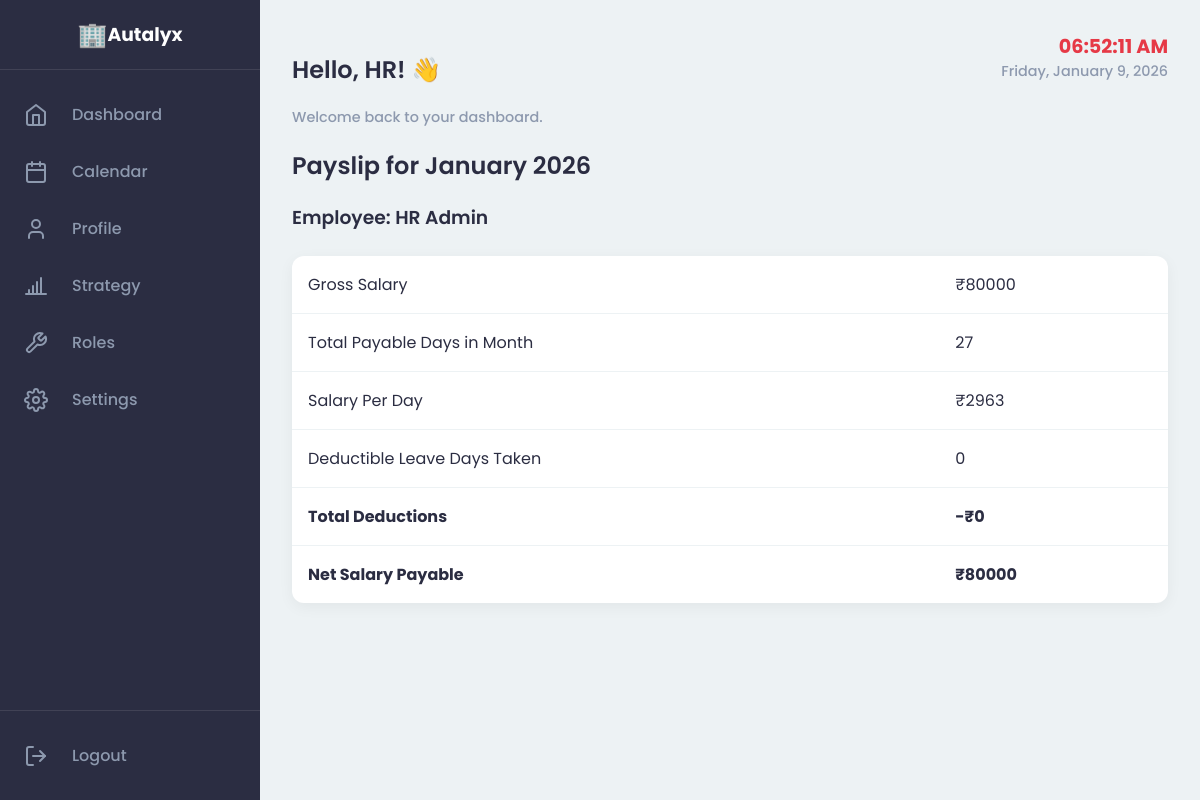
Page /payslip (signed in) on the committed database.
### app.py (models this page shows, shortened)
class User(db.Model, UserMixin):
    id = db.Column(db.Integer, primary_key=True)
    employee_id = db.Column(db.String(50), unique=True, nullable=False)
    name = db.Column(db.String(100), nullable=False)
    email = db.Column(db.String(100), unique=True, nullable=False)
    phone_number = db.Column(db.String(20))
    address = db.Column(db.String(200))
    date_of_joining = db.Column(db.Date, nullable=False)
    password_hash = db.Column(db.String(256))
    role = db.Column(db.String(20), nullable=False)
    salary = db.Column(db.Float, nullable=False, default=0.0)
    supervisor_id = db.Column(db.Integer, db.ForeignKey('user.id'))
    employees = db.relationship('User', backref=db.backref('supervisor', remote_side=[id]), lazy='dynamic')
    leave_requests = db.relationship('LeaveRequest', backref='employee', lazy='dynamic')

### app.py (the view)
@app.route('/payslip')
@login_required
def view_payslip():
    today = datetime.today()
    payslip_data = calculate_payslip(current_user, today.year, today.month, db, Holiday, LeaveRequest)
    return render_template('payslip.html', payslip=payslip_data)

### app.py (called while the page is built, shortened)
@login_manager.user_loader
def load_user(user_id): return db.session.get(User, int(user_id))

@app.context_processor
def inject_company_info():
    try:
        info = CompanyInfo.query.first()
    except Exception:
        info = None
    if not info or not hasattr(info, 'name'):
          return dict(company={"name":"HR PRO","address":"Default Address","email":"info@hrpro.com","phone":"+91 9999999999"})
    try:
        if Role.query.count() == 0:
            db.session.add(Role(name='HR', prefix='HR', base_role='hr'))
            db.session.add(Role(name='Supervisor', prefix='SUP', base_role='supervisor'))
            db.session.add(Role(name='Employee', prefix='EMP', base_role='employee'))
            db.session.commit()
    except:
        db.session.rollback()
    if not info:
         return dict(company={"name":"HR PRO","address":"Default Address","email":"info@hrpro.com","phone":"+91 9999999999"})
    return dict(company=info)

### templates/payslip.html (shortened to what this page needs)
{% extends "base.html" %}
{% block content %}
<h2>Payslip for {{ payslip.month_year }}</h2>
<div class="payslip-container">
    <h3>Employee: {{ payslip.employee_name }}</h3>
    <table>
        <tr>
            <td>Gross Salary</td>
            <td>₹{{ "%.0f"|format(payslip.gross_salary) }}</td>
        </tr>
        <tr>
            <td>Total Payable Days in Month</td>
            <td>{{ payslip.total_payable_days }}</td>
        </tr>
        <tr>
            <td>Salary Per Day</td>
            <td>₹{{ "%.0f"|format(payslip.per_day_salary) }}</td>
        </tr>
        <tr class="deduction-row">
            <td>Deductible Leave Days Taken</td>
            <td>{{ payslip.deductible_leave_days }}</td>
        </tr>
        <tr class="deduction-row">
            <td><strong>Total Deductions</strong></td>
            <td><strong>-₹{{ "%.0f"|format(payslip.deductions) }}</strong></td>
        </tr>
        <tr class="net-salary-row">
            <td><strong>Net Salary Payable</strong></td>
            <td><strong>₹{{ "%.0f"|format(payslip.net_salary) }}</strong></td>
        </tr>
    </table>
</div>
{% endblock %}

### templates/base.html (shortened to what this page needs)
<!doctype html>
<html lang="en">
<head>
  <link rel="stylesheet" href="{{ url_for('static', filename='css/style.css') }}">
  <link rel="stylesheet" href="{{ url_for('static', filename='css/attendance_toggle.css') }}">
</head>
<body>
  <div class="app-container">
    {% if current_user.is_authenticated %}
    <aside class="sidebar" id="sidebar">
      <div class="sidebar-header">
        <span style="font-size: 1.5rem;">🏢</span>
        <h3>Autalyx</h3>
      </div>
      <nav class="sidebar-nav">
        <a href="{{ url_for('dashboard') }}" class="nav-link {% if request.endpoint == 'dashboard' %}active{% endif %}">
          <svg xmlns="http://www.w3.org/2000/svg" width="24" height="24" viewBox="0 0 24 24" fill="none"
            stroke="currentColor" stroke-width="2" stroke-linecap="round" stroke-linejoin="round">
            <path d="m3 9 9-7 9 7v11a2 2 0 0 1-2 2H5a2 2 0 0 1-2-2z" />
            <polyline points="9 22 9 12 15 12 15 22" />
          </svg>
          <span>Dashboard</span>
        </a>
        <a href="{{ url_for('view_calendar') }}"
          class="nav-link {% if request.endpoint == 'view_calendar' %}active{% endif %}">
          <span>Calendar</span>
        </a>
        <a href="{{ url_for('profile') }}" class="nav-link {% if request.endpoint == 'profile' %}active{% endif %}">
          <svg xmlns="http://www.w3.org/2000/svg" width="24" height="24" viewBox="0 0 24 24" fill="none"
            stroke="currentColor" stroke-width="2" stroke-linecap="round" stroke-linejoin="round">
            <path d="M19 21v-2a4 4 0 0 0-4-4H9a4 4 0 0 0-4 4v2" />
            <circle cx="12" cy="7" r="4" />
          </svg>
          <span>Profile</span>
        </a>
        {% if current_user.role in ['hr', 'supervisor', 'HR', 'Supervisor'] %}
        <a href="{{ url_for('strategy') }}" class="nav-link {% if request.endpoint == 'strategy' %}active{% endif %}">
          <svg xmlns="http://www.w3.org/2000/svg" width="24" height="24" viewBox="0 0 24 24" fill="none"
            stroke="currentColor" stroke-width="2" stroke-linecap="round" stroke-linejoin="round">
            <path d="M2 20h20"></path>
            <path d="M5 20v-4"></path>
            <path d="M9 20v-8"></path>
            <path d="M13 20v-12"></path>
            <path d="M17 20v-16"></path>
          </svg>
          <span>Strategy</span>
        </a>
        <a href="{{ url_for('roles') }}" class="nav-link {% if request.endpoint == 'roles' %}active{% endif %}">
          <span>Roles</span>
        </a>
        {% endif %}
        {% if current_user.role == 'hr' %}
        <a href="{{ url_for('settings') }}" class="nav-link {% if request.endpoint == 'settings' %}active{% endif %}">
          <span>Settings</span>
        </a>
        {% endif %}
      </nav>
      <div class="sidebar-footer">
        <a href="{{ url_for('logout') }}" class="nav-link">
          <svg xmlns="http://www.w3.org/2000/svg" width="24" height="24" viewBox="0 0 24 24" fill="none"
            stroke="currentColor" stroke-width="2" stroke-linecap="round" stroke-linejoin="round">
            <path d="M9 21H5a2 2 0 0 1-2-2V5a2 2 0 0 1 2-2h4" />
            <polyline points="16 17 21 12 16 7" />
            <line x1="21" x2="9" y1="12" y2="12" />
          </svg>
          <span>Logout</span>
        </a>
      </div>
    </aside>
    {% endif %}
    <main class="main-content">
      {% if current_user.is_authenticated %}
      <header class="top-header" style="display: flex; justify-content: space-between; align-items: flex-start;">
        <div style="display: flex; align-items: center; gap: 1rem;">
          <div>
            <h2>Hello, {{ current_user.name.split()[0] }}! 👋</h2>
            <p style="margin:0; color:var(--color-gray); font-size: 0.9rem;">Welcome back to your dashboard.</p>
          </div>
        </div>
        <div class="header-date-time" style="text-align: right;">
          <div class="time" id="clock-time" style="color: #e63946; font-weight: bold; font-size: 1.2rem;">--:--:--</div>
          <div class="date" id="clock-date" style="color: var(--color-gray); font-size: 0.9rem;">-- -- --</div>
        </div>
      </header>
      {% endif %}
      {% block content %}{% endblock %}
    </main>
  </div>
</body>
</html>

### static/css/style.css (style rules this page uses)
:root { --color-red-primary: #D90429; --color-red-secondary: #EF233C; --color-dark: #2B2D42; --color-gray: #8D99AE; --color-light: #EDF2F4; --color-white: #FFFFFF; --shadow: 0 4px 15px rgba(0, 0, 0, 0.05); --border-radius: 12px; }
body { font-family: 'Poppins', -apple-system, BlinkMacSystemFont, "Segoe UI", Roboto, "Helvetica Neue", Arial, sans-serif; margin: 0; background-color: var(--color-light); color: var(--color-dark); font-size: 16px; }
h1, h2, h3, h4, h5, h6 { color: var(--color-dark); font-weight: 600; }
.app-container { display: flex; min-height: 100vh; overflow-x: hidden; }
.main-content { flex-grow: 1; padding: 2rem; overflow-y: auto; }
.sidebar { width: 70px; background-color: var(--color-dark); color: var(--color-light); display: flex; flex-direction: column; flex-shrink: 0; transition: width 0.3s cubic-bezier(0.4, 0, 0.2, 1); overflow: hidden; white-space: nowrap; position: relative; z-index: 100; }
.sidebar-header { padding: 1.5rem 1rem; text-align: center; border-bottom: 1px solid rgba(255, 255, 255, 0.1); display: flex; justify-content: center; align-items: center; height: 70px; box-sizing: border-box; }
.sidebar-header h3 { color: var(--color-white); margin: 0; font-weight: 700; opacity: 0; transition: opacity 0.2s; position: absolute; left: 70px; }
.sidebar-nav { flex-grow: 1; padding: 1rem 0; }
.nav-link { display: flex; align-items: center; padding: 1rem 1.5rem; color: var(--color-gray); text-decoration: none; transition: background-color 0.3s ease, color 0.3s ease; gap: 1.5rem; font-weight: 500; justify-content: flex-start; }
.nav-link span { opacity: 0; transition: opacity 0.2s; white-space: nowrap; }
.nav-link svg { flex-shrink: 0; }
.sidebar-footer { padding: 1rem 0; border-top: 1px solid rgba(255, 255, 255, 0.1); }
table { width: 100%; border-collapse: collapse; margin-top: 1.5rem; background: var(--color-white); border-radius: var(--border-radius); box-shadow: var(--shadow); overflow: hidden; }
th, td { padding: 1rem; text-align: left; border-bottom: 1px solid var(--color-light); }
tr:last-child td { border-bottom: none; }
.top-header { font-weight: 500; }

### rows in the picture
User: name "HR", employee_name "HR Admin", gross_salary "80000"

### other values in the picture
{{ payslip.month_year }} "January 2026"
{{ payslip.total_payable_days }} "27"
{{ "%.0f"|format(payslip.per_day_salary) }} "2963"
{{ payslip.deductible_leave_days }} "0"
{{ "%.0f"|format(payslip.deductions) }} "0"
{{ "%.0f"|format(payslip.net_salary) }} "80000"
